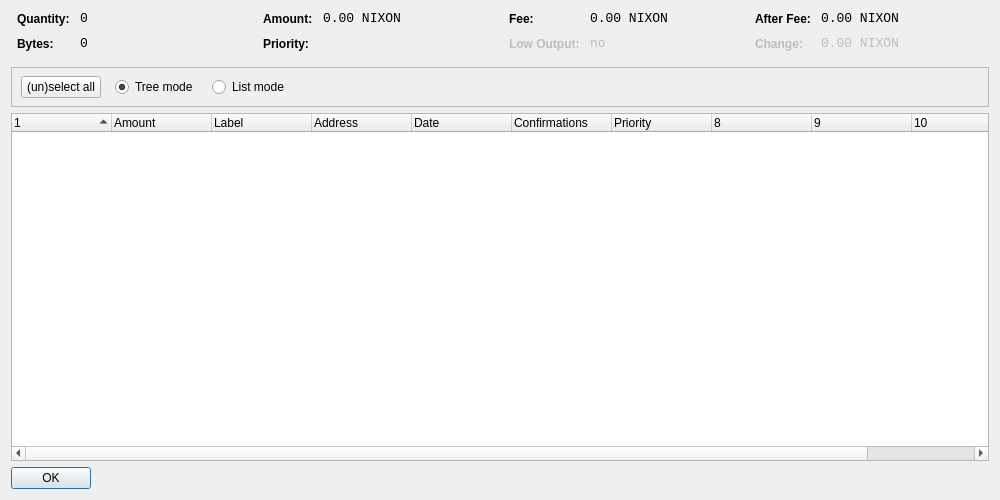
<?xml version="1.0" encoding="UTF-8"?>
<ui version="4.0">
 <class>CoinControlDialog</class>
 <widget class="QDialog" name="CoinControlDialog">
  <property name="geometry">
   <rect>
    <x>0</x>
    <y>0</y>
    <width>1000</width>
    <height>500</height>
   </rect>
  </property>
  <property name="windowTitle">
   <string>Coin Control</string>
  </property>
  <layout class="QVBoxLayout" name="verticalLayout">
   <item>
    <layout class="QHBoxLayout" name="horizontalLayoutTop" stretch="0,0,0,0">
     <property name="topMargin">
      <number>0</number>
     </property>
     <property name="bottomMargin">
      <number>10</number>
     </property>
     <item>
      <layout class="QFormLayout" name="formLayoutCoinControl1">
       <property name="horizontalSpacing">
        <number>10</number>
       </property>
       <property name="verticalSpacing">
        <number>10</number>
       </property>
       <property name="leftMargin">
        <number>6</number>
       </property>
       <property name="rightMargin">
        <number>6</number>
       </property>
       <item row="0" column="0">
        <widget class="QLabel" name="labelCoinControlQuantityText">
         <property name="styleSheet">
          <string notr="true">font-weight:bold;</string>
         </property>
         <property name="text">
          <string>Quantity:</string>
         </property>
        </widget>
       </item>
       <item row="0" column="1">
        <widget class="QLabel" name="labelCoinControlQuantity">
         <property name="font">
          <font>
           <family>Monospace</family>
           <pointsize>10</pointsize>
          </font>
         </property>
         <property name="cursor">
          <cursorShape>IBeamCursor</cursorShape>
         </property>
         <property name="contextMenuPolicy">
          <enum>Qt::ActionsContextMenu</enum>
         </property>
         <property name="text">
          <string notr="true">0</string>
         </property>
         <property name="textInteractionFlags">
          <set>Qt::LinksAccessibleByMouse|Qt::TextSelectableByKeyboard|Qt::TextSelectableByMouse</set>
         </property>
        </widget>
       </item>
       <item row="1" column="0">
        <widget class="QLabel" name="labelCoinControlBytesText">
         <property name="styleSheet">
          <string notr="true">font-weight:bold;</string>
         </property>
         <property name="text">
          <string>Bytes:</string>
         </property>
        </widget>
       </item>
       <item row="1" column="1">
        <widget class="QLabel" name="labelCoinControlBytes">
         <property name="font">
          <font>
           <family>Monospace</family>
           <pointsize>10</pointsize>
          </font>
         </property>
         <property name="cursor">
          <cursorShape>IBeamCursor</cursorShape>
         </property>
         <property name="contextMenuPolicy">
          <enum>Qt::ActionsContextMenu</enum>
         </property>
         <property name="text">
          <string notr="true">0</string>
         </property>
         <property name="textInteractionFlags">
          <set>Qt::LinksAccessibleByMouse|Qt::TextSelectableByKeyboard|Qt::TextSelectableByMouse</set>
         </property>
        </widget>
       </item>
      </layout>
     </item>
     <item>
      <layout class="QFormLayout" name="formLayoutCoinControl2">
       <property name="horizontalSpacing">
        <number>10</number>
       </property>
       <property name="verticalSpacing">
        <number>10</number>
       </property>
       <property name="leftMargin">
        <number>6</number>
       </property>
       <property name="rightMargin">
        <number>6</number>
       </property>
       <item row="0" column="0">
        <widget class="QLabel" name="labelCoinControlAmountText">
         <property name="styleSheet">
          <string notr="true">font-weight:bold;</string>
         </property>
         <property name="text">
          <string>Amount:</string>
         </property>
        </widget>
       </item>
       <item row="0" column="1">
        <widget class="QLabel" name="labelCoinControlAmount">
         <property name="font">
          <font>
           <family>Monospace</family>
           <pointsize>10</pointsize>
          </font>
         </property>
         <property name="cursor">
          <cursorShape>IBeamCursor</cursorShape>
         </property>
         <property name="contextMenuPolicy">
          <enum>Qt::ActionsContextMenu</enum>
         </property>
         <property name="text">
          <string notr="true">0.00 NIXON</string>
         </property>
         <property name="textInteractionFlags">
          <set>Qt::LinksAccessibleByMouse|Qt::TextSelectableByKeyboard|Qt::TextSelectableByMouse</set>
         </property>
        </widget>
       </item>
       <item row="1" column="0">
        <widget class="QLabel" name="labelCoinControlPriorityText">
         <property name="styleSheet">
          <string notr="true">font-weight:bold;</string>
         </property>
         <property name="text">
          <string>Priority:</string>
         </property>
        </widget>
       </item>
       <item row="1" column="1">
        <widget class="QLabel" name="labelCoinControlPriority">
         <property name="font">
          <font>
           <family>Monospace</family>
           <pointsize>10</pointsize>
          </font>
         </property>
         <property name="cursor">
          <cursorShape>IBeamCursor</cursorShape>
         </property>
         <property name="contextMenuPolicy">
          <enum>Qt::ActionsContextMenu</enum>
         </property>
         <property name="text">
          <string/>
         </property>
         <property name="textInteractionFlags">
          <set>Qt::LinksAccessibleByMouse|Qt::TextSelectableByKeyboard|Qt::TextSelectableByMouse</set>
         </property>
        </widget>
       </item>
      </layout>
     </item>
     <item>
      <layout class="QFormLayout" name="formLayoutCoinControl3">
       <property name="horizontalSpacing">
        <number>10</number>
       </property>
       <property name="verticalSpacing">
        <number>10</number>
       </property>
       <property name="leftMargin">
        <number>6</number>
       </property>
       <property name="rightMargin">
        <number>6</number>
       </property>
       <item row="0" column="0">
        <widget class="QLabel" name="labelCoinControlFeeText">
         <property name="styleSheet">
          <string notr="true">font-weight:bold;</string>
         </property>
         <property name="text">
          <string>Fee:</string>
         </property>
        </widget>
       </item>
       <item row="0" column="1">
        <widget class="QLabel" name="labelCoinControlFee">
         <property name="font">
          <font>
           <family>Monospace</family>
           <pointsize>10</pointsize>
          </font>
         </property>
         <property name="cursor">
          <cursorShape>IBeamCursor</cursorShape>
         </property>
         <property name="contextMenuPolicy">
          <enum>Qt::ActionsContextMenu</enum>
         </property>
         <property name="text">
          <string notr="true">0.00 NIXON</string>
         </property>
         <property name="textInteractionFlags">
          <set>Qt::LinksAccessibleByMouse|Qt::TextSelectableByKeyboard|Qt::TextSelectableByMouse</set>
         </property>
        </widget>
       </item>
       <item row="1" column="0">
        <widget class="QLabel" name="labelCoinControlLowOutputText">
         <property name="enabled">
          <bool>false</bool>
         </property>
         <property name="styleSheet">
          <string notr="true">font-weight:bold;</string>
         </property>
         <property name="text">
          <string>Low Output:</string>
         </property>
        </widget>
       </item>
       <item row="1" column="1">
        <widget class="QLabel" name="labelCoinControlLowOutput">
         <property name="enabled">
          <bool>false</bool>
         </property>
         <property name="font">
          <font>
           <family>Monospace</family>
           <pointsize>10</pointsize>
          </font>
         </property>
         <property name="cursor">
          <cursorShape>IBeamCursor</cursorShape>
         </property>
         <property name="contextMenuPolicy">
          <enum>Qt::ActionsContextMenu</enum>
         </property>
         <property name="text">
          <string notr="true">no</string>
         </property>
         <property name="textInteractionFlags">
          <set>Qt::LinksAccessibleByMouse|Qt::TextSelectableByKeyboard|Qt::TextSelectableByMouse</set>
         </property>
        </widget>
       </item>
      </layout>
     </item>
     <item>
      <layout class="QFormLayout" name="formLayoutCoinControl4">
       <property name="horizontalSpacing">
        <number>10</number>
       </property>
       <property name="verticalSpacing">
        <number>10</number>
       </property>
       <property name="leftMargin">
        <number>6</number>
       </property>
       <property name="rightMargin">
        <number>6</number>
       </property>
       <item row="0" column="0">
        <widget class="QLabel" name="labelCoinControlAfterFeeText">
         <property name="styleSheet">
          <string notr="true">font-weight:bold;</string>
         </property>
         <property name="text">
          <string>After Fee:</string>
         </property>
        </widget>
       </item>
       <item row="0" column="1">
        <widget class="QLabel" name="labelCoinControlAfterFee">
         <property name="font">
          <font>
           <family>Monospace</family>
           <pointsize>10</pointsize>
          </font>
         </property>
         <property name="cursor">
          <cursorShape>IBeamCursor</cursorShape>
         </property>
         <property name="contextMenuPolicy">
          <enum>Qt::ActionsContextMenu</enum>
         </property>
         <property name="text">
          <string notr="true">0.00 NIXON</string>
         </property>
         <property name="textInteractionFlags">
          <set>Qt::LinksAccessibleByMouse|Qt::TextSelectableByKeyboard|Qt::TextSelectableByMouse</set>
         </property>
        </widget>
       </item>
       <item row="1" column="0">
        <widget class="QLabel" name="labelCoinControlChangeText">
         <property name="enabled">
          <bool>false</bool>
         </property>
         <property name="styleSheet">
          <string notr="true">font-weight:bold;</string>
         </property>
         <property name="text">
          <string>Change:</string>
         </property>
        </widget>
       </item>
       <item row="1" column="1">
        <widget class="QLabel" name="labelCoinControlChange">
         <property name="enabled">
          <bool>false</bool>
         </property>
         <property name="font">
          <font>
           <family>Monospace</family>
           <pointsize>10</pointsize>
          </font>
         </property>
         <property name="cursor">
          <cursorShape>IBeamCursor</cursorShape>
         </property>
         <property name="contextMenuPolicy">
          <enum>Qt::ActionsContextMenu</enum>
         </property>
         <property name="text">
          <string notr="true">0.00 NIXON</string>
         </property>
         <property name="textInteractionFlags">
          <set>Qt::LinksAccessibleByMouse|Qt::TextSelectableByKeyboard|Qt::TextSelectableByMouse</set>
         </property>
        </widget>
       </item>
      </layout>
     </item>
    </layout>
   </item>
   <item>
    <widget class="QFrame" name="frame">
     <property name="minimumSize">
      <size>
       <width>0</width>
       <height>40</height>
      </size>
     </property>
     <property name="frameShape">
      <enum>QFrame::StyledPanel</enum>
     </property>
     <property name="frameShadow">
      <enum>QFrame::Sunken</enum>
     </property>
     <widget class="QWidget" name="horizontalLayoutWidget">
      <property name="geometry">
       <rect>
        <x>10</x>
        <y>0</y>
        <width>781</width>
        <height>41</height>
       </rect>
      </property>
      <layout class="QHBoxLayout" name="horizontalLayoutPanel" stretch="0,0,0,0,0">
       <property name="spacing">
        <number>14</number>
       </property>
       <item>
        <widget class="QPushButton" name="pushButtonSelectAll">
         <property name="sizePolicy">
          <sizepolicy hsizetype="Maximum" vsizetype="Fixed">
           <horstretch>0</horstretch>
           <verstretch>0</verstretch>
          </sizepolicy>
         </property>
         <property name="text">
          <string>(un)select all</string>
         </property>
        </widget>
       </item>
       <item>
        <widget class="QRadioButton" name="radioTreeMode">
         <property name="sizePolicy">
          <sizepolicy hsizetype="Maximum" vsizetype="Fixed">
           <horstretch>0</horstretch>
           <verstretch>0</verstretch>
          </sizepolicy>
         </property>
         <property name="text">
          <string>Tree mode</string>
         </property>
         <property name="checked">
          <bool>true</bool>
         </property>
        </widget>
       </item>
       <item>
        <widget class="QRadioButton" name="radioListMode">
         <property name="sizePolicy">
          <sizepolicy hsizetype="Maximum" vsizetype="Fixed">
           <horstretch>0</horstretch>
           <verstretch>0</verstretch>
          </sizepolicy>
         </property>
         <property name="text">
          <string>List mode</string>
         </property>
        </widget>
       </item>
       <item>
        <spacer name="horizontalSpacer">
         <property name="orientation">
          <enum>Qt::Horizontal</enum>
         </property>
         <property name="sizeHint" stdset="0">
          <size>
           <width>40</width>
           <height>20</height>
          </size>
         </property>
        </spacer>
       </item>
      </layout>
     </widget>
    </widget>
   </item>
   <item>
    <widget class="CoinControlTreeWidget" name="treeWidget">
     <property name="contextMenuPolicy">
      <enum>Qt::CustomContextMenu</enum>
     </property>
     <property name="sortingEnabled">
      <bool>false</bool>
     </property>
     <property name="columnCount">
      <number>11</number>
     </property>
     <attribute name="headerShowSortIndicator" stdset="0">
      <bool>true</bool>
     </attribute>
     <attribute name="headerStretchLastSection">
      <bool>false</bool>
     </attribute>
     <column>
      <property name="text">
       <string/>
      </property>
     </column>
     <column>
      <property name="text">
       <string>Amount</string>
      </property>
     </column>
     <column>
      <property name="text">
       <string>Label</string>
      </property>
     </column>
     <column>
      <property name="text">
       <string>Address</string>
      </property>
     </column>
     <column>
      <property name="text">
       <string>Date</string>
      </property>
     </column>
     <column>
      <property name="text">
       <string>Confirmations</string>
      </property>
      <property name="toolTip">
       <string>Confirmed</string>
      </property>
     </column>
     <column>
      <property name="text">
       <string>Priority</string>
      </property>
     </column>
     <column>
      <property name="text">
       <string/>
      </property>
     </column>
     <column>
      <property name="text">
       <string/>
      </property>
     </column>
     <column>
      <property name="text">
       <string/>
      </property>
     </column>
     <column>
      <property name="text">
       <string/>
      </property>
     </column>
    </widget>
   </item>
   <item>
    <widget class="QDialogButtonBox" name="buttonBox">
     <property name="sizePolicy">
      <sizepolicy hsizetype="Maximum" vsizetype="Fixed">
       <horstretch>0</horstretch>
       <verstretch>0</verstretch>
      </sizepolicy>
     </property>
     <property name="orientation">
      <enum>Qt::Horizontal</enum>
     </property>
     <property name="standardButtons">
      <set>QDialogButtonBox::Ok</set>
     </property>
    </widget>
   </item>
  </layout>
 </widget>
 <customwidgets>
  <customwidget>
   <class>CoinControlTreeWidget</class>
   <extends>QTreeWidget</extends>
   <header>coincontroltreewidget.h</header>
  </customwidget>
 </customwidgets>
 <resources/>
 <connections/>
</ui>
